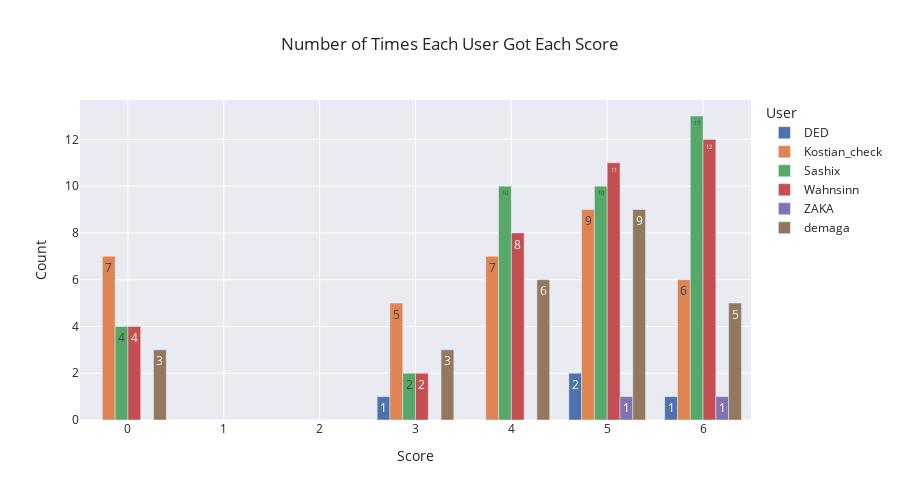

Notebook source saved alongside this figure:
### Code cell
# Step 1: Fill nulls as 0
score_by_user = users_score.with_columns(
    pl.col("score").fill_null(0)
)

# Step 2: Group by user and score, count
score_counts = (
    score_by_user
    .group_by(["user_nickname", "score"])
    .agg(pl.len().alias("count"))
    .sort(["user_nickname", "score"])
)
fig = px.bar(
    score_counts,
    x="score",
    y="count",
    color="user_nickname",
    barmode="group",  # or 'stack' if you prefer
    title="Number of Times Each User Got Each Score",
    labels={"score": "Score", "count": "Count", "user_nickname": "User"},
    text="count",             # ← show values on bars
    text_auto=True,           # ← enable automatic formatting and placement
    height=500
)

fig.show()

### Figure 1 — Plotly figure (JSON) as saved in the notebook; plotly's stock layout.template omitted (floating-point values rounded to 4 significant figures)
{"data": [{"alignmentgroup": "True", "hovertemplate": "User=DED<br>Score=%{x}<br>Count=%{text}<extra></extra>", "legendgroup": "DED", "marker": {"color": "rgb(76,114,176)", "pattern": {"shape": ""}}, "name": "DED", "offsetgroup": "DED", "orientation": "v", "showlegend": true, "text": [1.0, 2.0, 1.0], "textposition": "auto", "texttemplate": "%{y}", "type": "bar", "x": [3, 5, 6], "xaxis": "x", "y": [1, 2, 1], "yaxis": "y"}, {"alignmentgroup": "True", "hovertemplate": "User=Kostian_check<br>Score=%{x}<br>Count=%{text}<extra></extra>", "legendgroup": "Kostian_check", "marker": {"color": "rgb(221,132,82)", "pattern": {"shape": ""}}, "name": "Kostian_check", "offsetgroup": "Kostian_check", "orientation": "v", "showlegend": true, "text": [7.0, 5.0, 7.0, 9.0, 6.0], "textposition": "auto", "texttemplate": "%{y}", "type": "bar", "x": [0, 3, 4, 5, 6], "xaxis": "x", "y": [7, 5, 7, 9, 6], "yaxis": "y"}, {"alignmentgroup": "True", "hovertemplate": "User=Sashix<br>Score=%{x}<br>Count=%{text}<extra></extra>", "legendgroup": "Sashix", "marker": {"color": "rgb(85,168,104)", "pattern": {"shape": ""}}, "name": "Sashix", "offsetgroup": "Sashix", "orientation": "v", "showlegend": true, "text": [4.0, 2.0, 10.0, 10.0, 13.0], "textposition": "auto", "texttemplate": "%{y}", "type": "bar", "x": [0, 3, 4, 5, 6], "xaxis": "x", "y": [4, 2, 10, 10, 13], "yaxis": "y"}, {"alignmentgroup": "True", "hovertemplate": "User=Wahnsinn<br>Score=%{x}<br>Count=%{text}<extra></extra>", "legendgroup": "Wahnsinn", "marker": {"color": "rgb(196,78,82)", "pattern": {"shape": ""}}, "name": "Wahnsinn", "offsetgroup": "Wahnsinn", "orientation": "v", "showlegend": true, "text": [4.0, 2.0, 8.0, 11.0, 12.0], "textposition": "auto", "texttemplate": "%{y}", "type": "bar", "x": [0, 3, 4, 5, 6], "xaxis": "x", "y": [4, 2, 8, 11, 12], "yaxis": "y"}, {"alignmentgroup": "True", "hovertemplate": "User=ZAKA<br>Score=%{x}<br>Count=%{text}<extra></extra>", "legendgroup": "ZAKA", "marker": {"color": "rgb(129,114,179)", "pattern": {"shape": ""}}, "name": "ZAKA", "offsetgroup": "ZAKA", "orientation": "v", "showlegend": true, "text": [1.0, 1.0], "textposition": "auto", "texttemplate": "%{y}", "type": "bar", "x": [5, 6], "xaxis": "x", "y": [1, 1], "yaxis": "y"}, {"alignmentgroup": "True", "hovertemplate": "User=demaga<br>Score=%{x}<br>Count=%{text}<extra></extra>", "legendgroup": "demaga", "marker": {"color": "rgb(147,120,96)", "pattern": {"shape": ""}}, "name": "demaga", "offsetgroup": "demaga", "orientation": "v", "showlegend": true, "text": [3.0, 3.0, 6.0, 9.0, 5.0], "textposition": "auto", "texttemplate": "%{y}", "type": "bar", "x": [0, 3, 4, 5, 6], "xaxis": "x", "y": [3, 3, 6, 9, 5], "yaxis": "y"}], "layout": {"barmode": "group", "height": 500, "legend": {"title": {"text": "User"}, "tracegroupgap": 0}, "title": {"text": "Number of Times Each User Got Each Score"}, "xaxis": {"anchor": "y", "domain": [0, 1], "title": {"text": "Score"}}, "yaxis": {"anchor": "x", "domain": [0, 1], "title": {"text": "Count"}}}}
